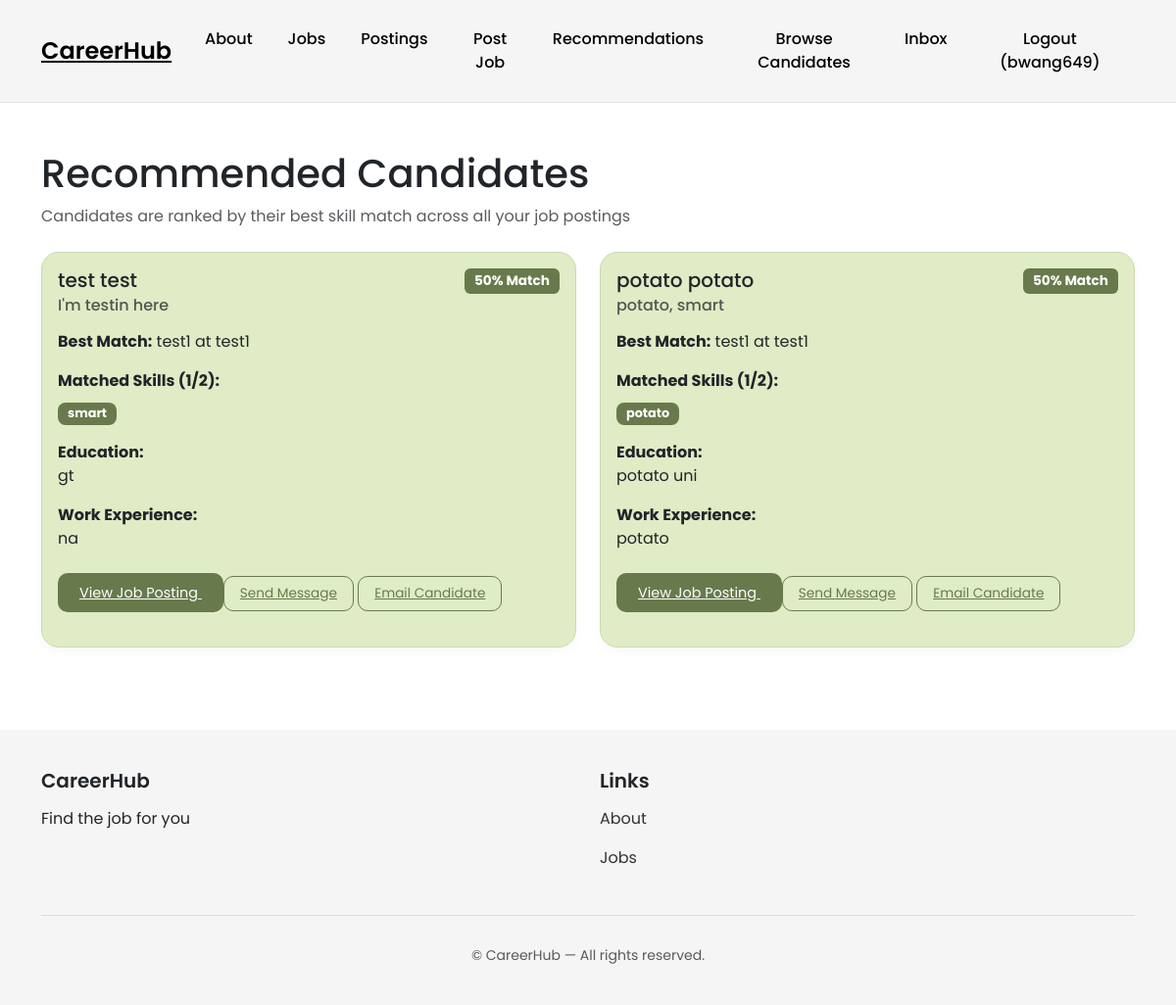
/recruiters/recommendations/ (signed in), run on the app's committed database.
### accounts/models.py (models this page shows)
class User(AbstractUser):
    firstname = models.CharField(max_length=150, blank=True)
    lastname = models.CharField(max_length=150, blank=True)
    username = models.CharField(max_length=150, unique=True)
    password = models.CharField(max_length=128)
    ROLE_CHOICES = [
        ('seeker', 'Job Seeker'),
        ('recruiter', 'Recruiter'),
    ]
    role = models.CharField(max_length=10, choices=ROLE_CHOICES, default='seeker')

### profiles/models.py (models this page shows)
class Profile(models.Model):
    user = models.OneToOneField(User, on_delete=models.CASCADE)
    headline = models.CharField(max_length=200)
    skills = models.ManyToManyField('Skill')
    education = models.TextField()
    gpa = models.CharField(max_length=20)
    work_experience = models.TextField()
    links = models.TextField()
    location = models.CharField(max_length=255, blank=True, null=True)
    created_at = models.DateTimeField(auto_now_add=True)
    updated_at = models.DateTimeField(auto_now=True)
    lat = models.FloatField(null=True, blank=True)
    lng = models.FloatField(null=True, blank=True)
    profile_visible = models.BooleanField(default=True)  # Master toggle for entire profile
    headline_public = models.BooleanField(default=True)
    skills_public = models.BooleanField(default=True)
    education_public = models.BooleanField(default=True)
    gpa_public = models.BooleanField(default=True)
    work_experience_public = models.BooleanField(default=True)
    links_public = models.BooleanField(default=True)
    email_public = models.BooleanField(default=True)
    location_public = models.BooleanField(default=True)

class Skill(models.Model):
    name = models.CharField(max_length=100, unique=True)

### recruiters/models.py (models this page shows, shortened)
class Post(models.Model):
    id = models.AutoField(primary_key=True)
    title = models.CharField(max_length=200)
    company = models.CharField(max_length=200)
    description = models.TextField()
    location = models.CharField(max_length=200)
    lat = models.FloatField(null=True, blank=True)
    lng = models.FloatField(null=True, blank=True)
    salary_range = models.CharField(max_length=100)
    required_skills = models.ManyToManyField(Skill)
    recruiter = models.ForeignKey(User, on_delete=models.CASCADE)
    created_at = models.DateTimeField(auto_now_add=True)
    updated_at = models.DateTimeField(auto_now=True)
    VISA_CHOICES = [
        ('yes', 'Yes'),
        ('no', 'No'),
    ]
    visa_sponsorship = models.CharField(max_length=3, choices=VISA_CHOICES, default='no')

### recruiters/views.py (the view)
# urls.py: path('recommendations/', views.recommendations, name='jobs.recommendations'),
@login_required
def recommendations(request):
    if request.user.role != "recruiter":
        return redirect('jobs.index')
    my_posts = Post.objects.filter(recruiter=request.user)
    if not my_posts.exists():
        return render(request, 'recruiters/recommendations.html', {'recommendations': []})
    candidates = Profile.objects.select_related('user').prefetch_related('skills').filter(profile_visible=True)
    recommendations = []
    for candidate in candidates:
        candidate_skills = set(candidate.skills.all())
        if not candidate_skills:
            continue  # Skip candidates without skills
        best_match = None
        best_match_data = None
        for post in my_posts:
            has_applied = JobApplication.objects.filter(
                job=post,
                applicant=candidate.user
            ).exists()
            if has_applied:
                continue  # Skip this job for this candidate
            post_skills = set(post.required_skills.all())
            if not post_skills:
                continue  # Skip jobs without required skills
            matched_skills = candidate_skills.intersection(post_skills)
            if matched_skills:  # Only consider if there's at least one skill match
                match_count = len(matched_skills)
                match_percentage = (match_count / len(post_skills)) * 100
                if best_match is None or match_percentage > best_match_data['match_percentage']:
                    best_match = post
                    best_match_data = {
                        'job': post,
                        'matched_skills': matched_skills,
                        'match_count': match_count,
                        'match_percentage': match_percentage,
                        'total_required': len(post_skills)
                    }
        if best_match_data:
            recommendations.append({
                'candidate': candidate,
                'best_match': best_match_data
            })
    recommendations.sort(
        key=lambda x: (x['best_match']['match_percentage'], x['best_match']['match_count']),
        reverse=True
    )
    return render(request, 'recruiters/recommendations.html', {'recommendations': recommendations})

### recruiters/templates/recruiters/recommendations.html (shortened to what this page needs)
{% extends 'base.html' %}
{% block content %}
<div class="container mt-5">
    <h1>Recommended Candidates</h1>
    <p class="text-muted">Candidates are ranked by their best skill match across all your job postings</p>
    <div class="row mt-4">
        {% if recommendations %}
            {% for rec in recommendations %}
            <div class="col-md-6 mb-4">
                <div class="card candidate-card h-100">
                    <div class="card-body">
                        <div class="d-flex justify-content-between align-items-start mb-3">
                            <div>
                                <h5 class="card-title">
                                    {{ rec.candidate.user.first_name }} {{ rec.candidate.user.last_name }}
                                </h5>
                                {% if rec.candidate.headline_public %}
                                    <h6 class="card-subtitle text-muted">{{ rec.candidate.headline }}</h6>
                                {% else %}
                                    <h6 class="card-subtitle text-muted">
                                        <i class="fas fa-lock"></i> Headline hidden
                                    </h6>
                                {% endif %}
                            </div>
                            <span class="badge match-badge">
                                {{ rec.best_match.match_percentage|floatformat:0 }}% Match
                            </span>
                        </div>
                        <div class="mb-3">
                            <strong>Best Match:</strong>
                            {{ rec.best_match.job.title }} at {{ rec.best_match.job.company }}
                        </div>
                        {% if rec.candidate.skills_public %}
                            <div class="mb-3">
                                <strong>Matched Skills ({{ rec.best_match.match_count }}/{{ rec.best_match.total_required }}):</strong>
                                <div class="mt-2">
                                    {% for skill in rec.best_match.matched_skills %}
                                        <span class="badge skill-badge me-1">{{ skill.name }}</span>
                                    {% endfor %}
                                </div>
                            </div>
                        {% else %}
                            <div class="mb-3 text-muted">
                                <strong>Skills:</strong> <i class="fas fa-lock"></i> Hidden by user
                            </div>
                        {% endif %}
                        <div class="mb-3">
                            <strong>Education:</strong>
                            {% if rec.candidate.education_public %}
                                <p class="card-text">{{ rec.candidate.education|truncatewords:20 }}</p>
                            {% else %}
                                <p class="card-text text-muted"><i class="fas fa-lock"></i> Hidden by user</p>
                            {% endif %}
                        </div>
                        <div class="mb-3">
                            <strong>Work Experience:</strong>
                            {% if rec.candidate.work_experience_public %}
                                <p class="card-text">{{ rec.candidate.work_experience|truncatewords:20 }}</p>
                            {% else %}
                                <p class="card-text text-muted"><i class="fas fa-lock"></i> Hidden by user</p>
                            {% endif %}
                        </div>
                        <a href="{% url 'recruiters.detail' rec.best_match.job.id %}" class="btn-theme">
                            View Job Posting
                        </a>
                        <a href="{% url 'inbox.compose' rec.candidate.user.id %}"
                           class="btn-outline-theme">
                            Send Message
                        </a>
                        {% if rec.candidate.email_public and rec.candidate.user.email %}
                        <a href="#"
                           class="btn-outline-theme"
                           data-bs-toggle="modal"
                           data-bs-target="#emailCandidateModal"
                           data-candidate-email="{{ rec.candidate.user.email }}"
                           data-candidate-name="{{ rec.candidate.user.first_name }} {{ rec.candidate.user.last_name }}">
                            Email Candidate
                        </a>
                        {% endif %}
                    </div>
                </div>
            </div>
            {% endfor %}
        {% endif %}
    </div>
</div>
{% endblock %}

### CareerHub/templates/base.html (shortened to what this page needs)
<!DOCTYPE html>
<html lang="en">
{% load static %}
<head>
    <link href="https://cdn.jsdelivr.net/npm/bootstrap@5.3.3/dist/css/bootstrap.min.css" rel="stylesheet">
</head>
<body>
    <nav class="navbar navbar-expand-lg navbar-custom">
        <div class="container d-flex justify-content-between">
            <a class="navbar-brand" href="{% url 'home.index' %}">CareerHub</a>
            <div class="collapse navbar-collapse text-center" id="navbarNav">
                <ul class="navbar-nav mx-auto">
                    <li class="nav-item">
                        <a class="nav-link" href="{% url 'home.about' %}">About</a>
                    </li>
                    <li class="nav-item">
                        <a class="nav-link" href="{% url 'jobs.index' %}">Jobs</a>
                    </li>
                    {% if user.is_authenticated %}
                        {% if user.role == "recruiter" %}
                            <li class="nav-item"><a class="nav-link" href="{% url 'recruiters.index' %}">Postings</a></li>
                            <li class="nav-item"><a class="nav-link" href="{% url 'recruiters.create' %}">Post Job</a></li>
                            <li class="nav-item"><a class="nav-link" href="{% url 'recruiters.recommendations' %}">Recommendations</a></li>
                            <li class="nav-item"><a class="nav-link" href="{% url 'recruiters.candidates' %}">Browse Candidates</a></li>
                            <li class="nav-item"><a class="nav-link" href="{% url 'inbox.index' %}">Inbox</a></li>
                        {% endif %}
                    {% endif %}
                </ul>
                <div class="d-flex gap-2">
                    {% if user.is_authenticated %}
                        <a class="nav-link" href="{% url 'accounts.logout' %}">
                            Logout ({{ user.username }})
                        </a>
                    {% else %}
                        <a href="{% url 'accounts.login' %}" class="btn-login">Login</a>
                        <a href="{% url 'accounts.signup' %}" class="btn-signup">Signup</a>
                    {% endif %}
                </div>
            </div>
        </div>
    </nav>
    <div>
        {% block content %}
        {% endblock %}
    </div>
    <footer class="footer-modern">
        <div class="container">
            <div class="row">
                <div class="col-md-6">
                    <h5>CareerHub</h5>
                    <p style="max-width: 400px;">
                        Find the job for you
                    </p>
                </div>
                <div class="col-md-3">
                    <h5>Links</h5>
                    <p><a href="{% url 'home.about' %}">About</a></p>
                    <p><a href="{% url 'jobs.index' %}">Jobs</a></p>
                </div>
            </div>
            <div class="footer-divider"></div>
            <div class="text-center text-muted small">
                © {{ now|date:"Y" }} CareerHub — All rights reserved.
            </div>
        </div>
    </footer>
</body>
</html>

### CareerHub/templates/base.html (style rules this page uses)
body { font-family: 'Poppins', sans-serif; background: #ffffff; }
.navbar-custom { background: #f5f5f5 !important; padding: 20px 0; border-bottom: 1px solid #e2e2e2; }
.navbar-custom .navbar-brand { font-size: 24px; font-weight: 600; color: black !important; text-decoration: underline; }
.navbar-custom .nav-link { color: black !important; font-weight: 500; margin: 0 10px; }
.footer-modern { background: #f5f5f5; padding: 40px 0; margin-top: 60px; }
.footer-modern h5 { font-weight: 600; margin-bottom: 15px; }
.footer-modern a { color: #333; text-decoration: none; }
.footer-divider { border-top: 1px solid #ddd; margin: 30px 0; }

### recruiters/templates/recruiters/recommendations.html (style rules this page uses)
.candidate-card { background: #DFECC6 !important; border-radius: 18px; border: 1px solid #cbdab0; box-shadow: 0 4px 10px rgba(0,0,0,0.03); transition: transform 0.1s ease, box-shadow 0.1s ease; padding-bottom: 20px; }
.match-badge { background-color: #687a4c !important; padding: 6px 10px; font-size: 0.85rem; }
.skill-badge { background: #687a4c !important; color: white !important; border-radius: 8px; padding: 5px 10px; font-size: 0.8rem; }
.btn-theme { background: #687a4c !important; color: white !important; border-radius: 10px; border: none; padding: 10px 22px; font-size: 0.9rem; margin-top: 8px; }
.btn-outline-theme { border: 1px solid #687a4c !important; color: #687a4c !important; border-radius: 10px; padding: 7px 16px; font-size: 0.85rem; margin-top: 10px; display: inline-block; width: auto; }

### data on the page
User: username "bwang649"
Profile: candidate.user.first_name "test", candidate.user.last_name "test", candidate.headline "I'm testin here", best_match.match_percentage "50", best_match.job "test1", best_match.job.company "test1", best_match.match_count "1", best_match.total_required "2", candidate.education "gt", candidate.work_experience "na"
Skill: name "smart"
Profile: candidate.user.first_name "potato", candidate.user.last_name "potato", candidate.headline "potato, smart", best_match.match_percentage "50", best_match.job "test1", best_match.job.company "test1", best_match.match_count "1", best_match.total_required "2", candidate.education "potato uni", candidate.work_experience "potato"
Skill: name "potato"
